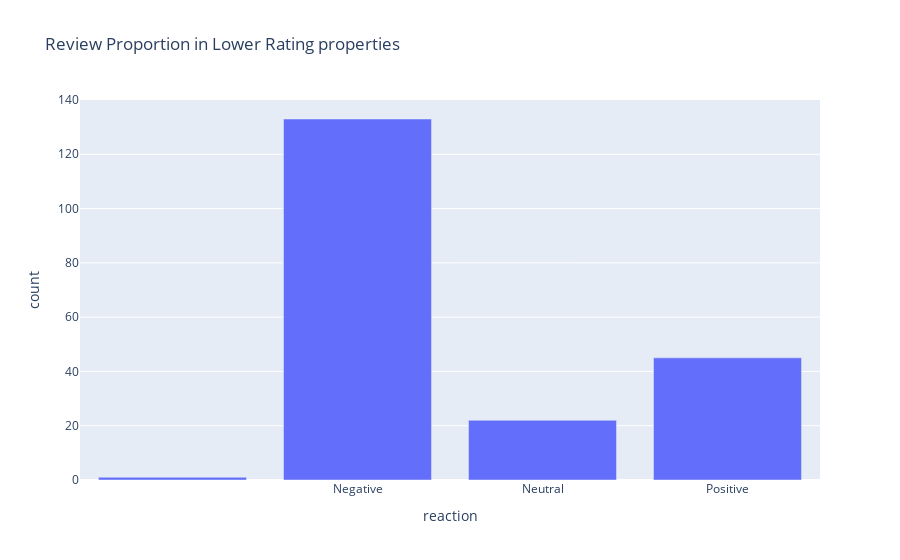

Here is the notebook cell this chart was saved with:
### Code cell
label_df_low = label_df[label_df["rating_group"] == "Lower rating"]
fig = px.bar(label_df_low, x="reaction", y="count", title="Review Proportion in Lower Rating properties")
fig.update_layout(font_size=12, hoverlabel_font_size=12)
fig.show()

### Figure 1 — Plotly figure (JSON) as saved in the notebook; plotly's stock layout.template omitted (floating-point values rounded to 4 significant figures)
{"data": [{"alignmentgroup": "True", "hovertemplate": "reaction=%{x}<br>count=%{y}<extra></extra>", "legendgroup": "", "marker": {"color": "#636efa", "pattern": {"shape": ""}}, "name": "", "offsetgroup": "", "orientation": "v", "showlegend": false, "textposition": "auto", "type": "bar", "x": ["", "Negative", "Neutral", "Positive"], "xaxis": "x", "y": [1, 133, 22, 45], "yaxis": "y"}], "layout": {"barmode": "relative", "font": {"size": 12}, "hoverlabel": {"font": {"size": 12}}, "legend": {"tracegroupgap": 0}, "title": {"text": "Review Proportion in Lower Rating properties"}, "xaxis": {"anchor": "y", "domain": [0, 1], "title": {"text": "reaction"}}, "yaxis": {"anchor": "x", "domain": [0, 1], "title": {"text": "count"}}}}
